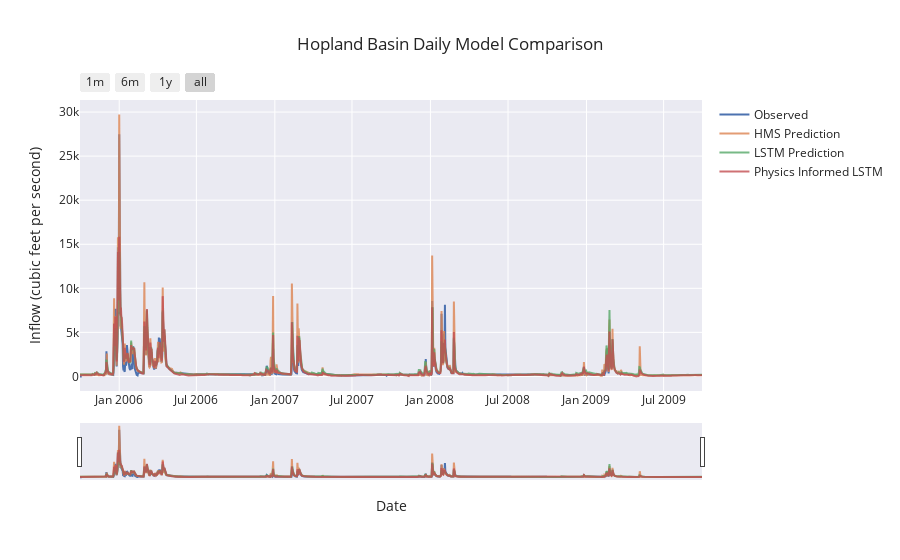

This figure's notebook cell:
### Code cell
if not skip_best_model_train:
    fancyCombinedPlot(lstm_results=no_physics_test_csv, lstmPhysics_results= physics_test_csv, HMS_results=path_to_physics_data, title='Hopland Basin Daily Model Comparison', fName = "CV_hopland_daily_test_metrics.csv", timeseries_filename ="CV_hopland_daily_test_combined_ts.csv")
else:
    fancyCombinedPlotFromDf(combined_df, title="Hopland Basin Daily Model Comparison (Test)", fName="CV_hopland_daily_test_metrics.csv")

### Figure 1 — Plotly figure (JSON) as saved in the notebook; plotly's stock layout.template omitted (floating-point values rounded to 4 significant figures; data arrays with more than 128 entries replaced by an {"elided": "..."} marker saying what was removed)
{"data": [{"mode": "lines", "name": "Observed", "type": "scatter", "x": {"elided": "1460 str values"}, "y": {"elided": "1460 float values"}}, {"mode": "lines", "name": "HMS Prediction", "opacity": 0.8, "type": "scatter", "x": {"elided": "1460 str values"}, "y": {"elided": "1460 float values"}}, {"mode": "lines", "name": "LSTM Prediction", "opacity": 0.8, "type": "scatter", "x": {"elided": "1460 str values"}, "y": {"elided": "1460 float values"}}, {"mode": "lines", "name": "Physics Informed LSTM", "opacity": 0.8, "type": "scatter", "x": {"elided": "1460 str values"}, "y": {"elided": "1460 float values"}}], "layout": {"hovermode": "x unified", "title": {"text": "Hopland Basin Daily Model Comparison"}, "xaxis": {"rangeselector": {"buttons": [{"count": 1, "label": "1m", "step": "month", "stepmode": "backward"}, {"count": 6, "label": "6m", "step": "month", "stepmode": "backward"}, {"count": 1, "label": "1y", "step": "year", "stepmode": "backward"}, {"step": "all"}]}, "rangeslider": {"visible": true}, "title": {"text": "Date"}, "type": "date"}, "yaxis": {"title": {"text": "Inflow (cubic feet per second)"}}}}
